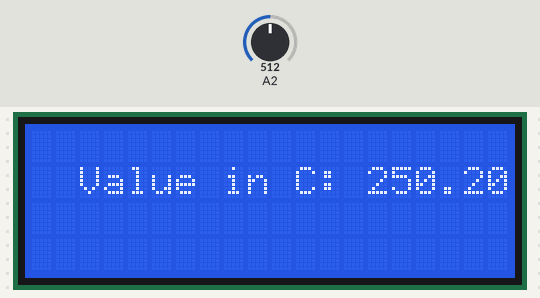
Simulated run of this sketch. Board: Arduino Uno, built with avr-gcc and run on an emulated ATmega328P. Shown: 20×4 character LCD. The inputs (shaded band) are chosen by the test bench; at power-on: A2 = 512. What the sketch prints to the serial monitor is not drawn.

Above: at 1.2 s.
1.3 s: A2 set to 716
At 2.8 s:
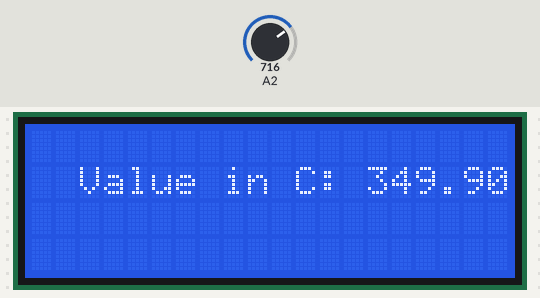
3.6 s: A2 set to 900
At 4.4 s:
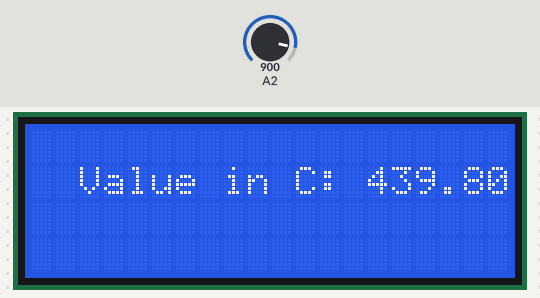
5.6 s: A2 set to 1023
At 7.3 s:
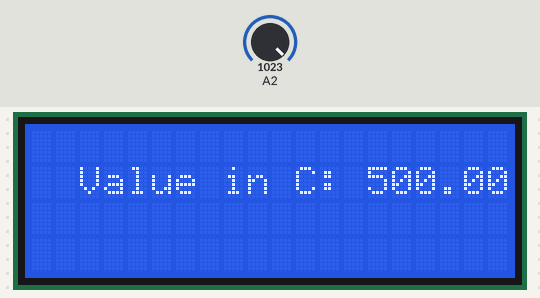
Timing chart, 0 to 8.8 s (numbered marks = the images above; inputs shaded):
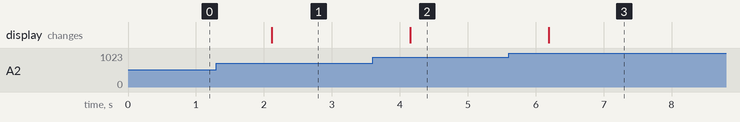

The sketch:

test_lm35.ino
```cpp
#include <LiquidCrystal_I2C.h>

LiquidCrystal_I2C lcd = LiquidCrystal_I2C(0x27,20,4);

void setup() {
  lcd.init();
  lcd.backlight();
  Serial.begin(9600);
}

void loop() {
  int value = analogRead(A2);

  /* value : 1023 = value_in_mV : 5000 */
  /* value_in_mV = 5000/1023 * value */

  int value_in_mV = 4.8876 * value;

  /* value_in_C = value_in_mV / 10 (since we have 10 mV => 1 °C ) */

  double value_in_C = value_in_mV * 0.1;

  Serial.println(value_in_C);


  lcd.setCursor(2, 1); // Set the cursor on the third column and first row.
  lcd.print(String("Value in C: ") + value_in_C);

  delay(1000);
}
```

Measured:
- after the input at 1.3 s, the display: changes after 0.82 s (image 1)
- after the input at 3.6 s, the display: changes after 0.55 s (image 2)
- after the input at 5.6 s, the display: changes after 0.59 s (image 3)
